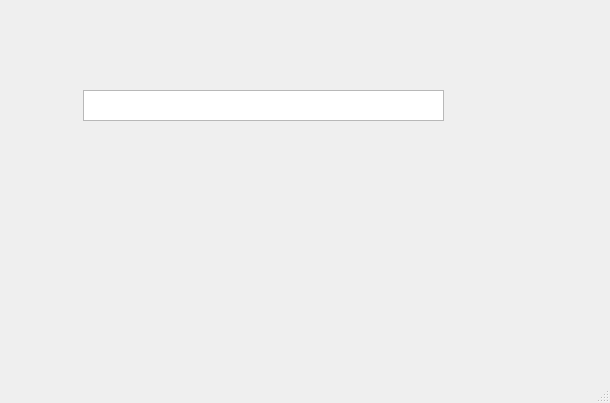
<?xml version="1.0" encoding="UTF-8"?>
<ui version="4.0">
 <class>MainWindow</class>
 <widget class="QMainWindow" name="MainWindow">
  <property name="geometry">
   <rect>
    <x>0</x>
    <y>0</y>
    <width>610</width>
    <height>403</height>
   </rect>
  </property>
  <property name="windowTitle">
   <string>MainWindow</string>
  </property>
  <widget class="QWidget" name="centralwidget">
   <widget class="QTextEdit" name="textEdit">
    <property name="geometry">
     <rect>
      <x>83</x>
      <y>90</y>
      <width>361</width>
      <height>31</height>
     </rect>
    </property>
   </widget>
  </widget>
  <widget class="QMenuBar" name="menubar">
   <property name="geometry">
    <rect>
     <x>0</x>
     <y>0</y>
     <width>610</width>
     <height>21</height>
    </rect>
   </property>
  </widget>
  <widget class="QStatusBar" name="statusbar"/>
 </widget>
 <resources/>
 <connections/>
</ui>
